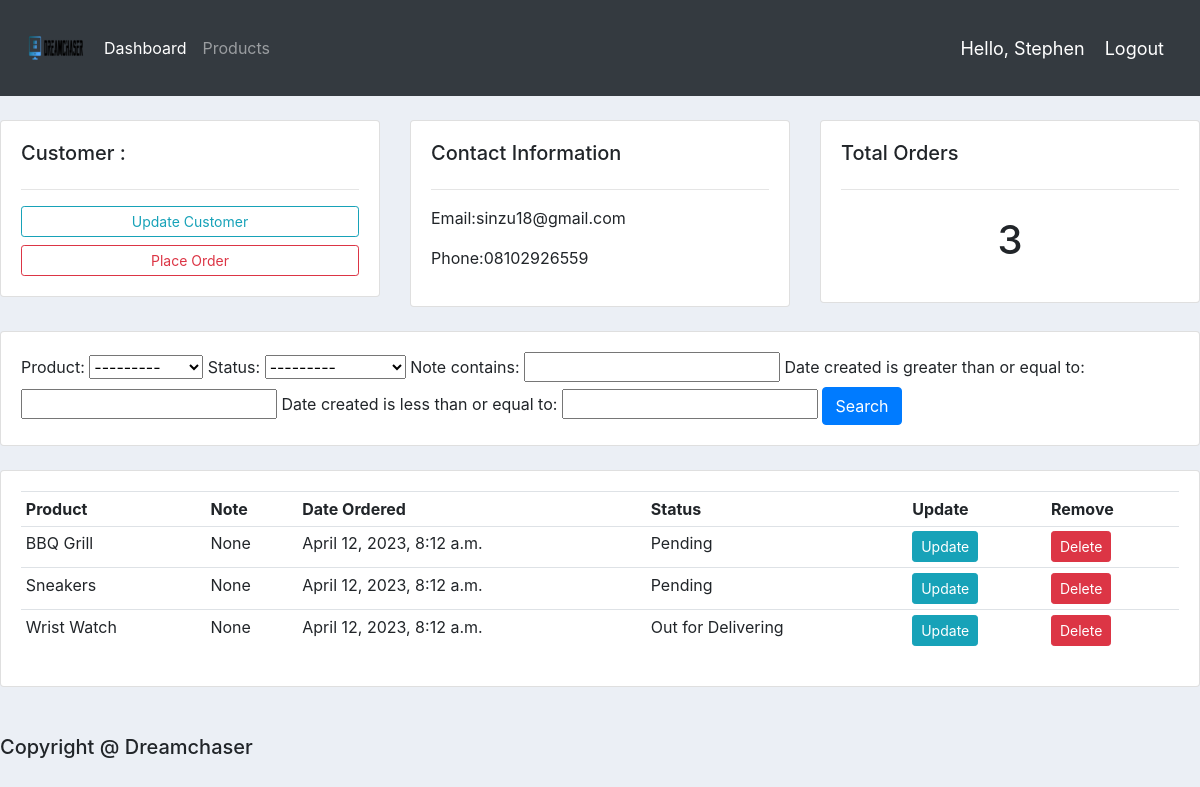
The app's page /customer/1/ (signed in) with its own data.
### accounts/models.py (models this page shows, shortened)
class Customer(models.Model):
    user = models.OneToOneField(User, null = True, blank=True, on_delete=models.CASCADE)
    name = models.CharField(max_length=200, null=True)
    phone = models.CharField(max_length=200, null=True)
    profile_pic = models.ImageField(default="profile1.png",null= True, blank= True)
    email = models.CharField(max_length=200, null=True)
    date_created= models.DateTimeField(auto_now_add=True, null=True)

class Order(models.Model):
    STATUS = (
            ('Pending', 'Pending'),
            ('Out for Delivering', 'Out for Delivery'),
            ('Delivered','Delivered'),
    )
    customer = models.ForeignKey(Customer,null=True,on_delete=models.SET_NULL)
    product = models.ForeignKey(Product,null=True,on_delete=models.SET_NULL)
    date_created= models.DateTimeField(auto_now_add=True, null=True)
    status = models.CharField(max_length=200, null=True, choices=STATUS)
    note = models.CharField(max_length=1000, null=True)

class Product(models.Model):
    CATEGORY= (
              ('Indoor','Indoor'),
              ('Outdoor','Outdoor'),
    )
    name = models.CharField(max_length=200,null=True)
    price = models.FloatField(null=True)
    category = models.CharField(max_length=200,null=True,choices=CATEGORY)
    description= models.CharField(max_length=200,null=True,blank=True)
    date_created= models.DateTimeField(auto_now_add=True, null=True)
    tags = models.ManyToManyField(Tag)
    def __str__(self):
        return self.name

### accounts/decorators.py (the view)
        def wrapper_func(request, *args, **kwargs):
            group = None
            if request.user.groups.exists():
                group = request.user.groups.all()[0].name
            if group in allowed_roles:
                return view_func(request, *args, **kwargs)
            else:
                return HttpResponse('You are not authorize to view this page')

### accounts/views.py (called while the page is built)
@login_required(login_url='login')
@allowed_users(allowed_roles=['admin'])
def customer(request,pk):
    customer = Customer.objects.get(id=pk)
    orders = customer.order_set.all()
    order_count = orders.count()
    myFilter = OrderFilter(request.GET, queryset=orders)
    orders = myFilter.qs
    context = {'customer': customer, 'orders':orders, 'order_count':order_count, 'myFilter':myFilter}
    return render(request, 'accounts/customer.html', context)

### accounts/templates/accounts/customer.html
{% extends 'accounts/main.html' %}
{% block content %}
<br>
<div class="row">
    <div class="col-md">
         <div class="card card-body">
              <h5> Customer :</h5>
              <hr>
              <a class="btn btn-outline-info btn-sm btn-block" href=""> Update Customer </a>
              <a class="btn btn-outline-danger btn-sm btn-block" href="{% url 'create_order' customer.id %}"> Place Order </a>
         </div>
    </div>
    <div class="col-md">
        <div class="card card-body">
         <h5> Contact Information </h5>
         <hr>
         <p>Email:{{customer.email}} </p>
         <p>Phone:{{customer.phone}} </p>
        </div>
    </div>
    <div class="col-md">
         <div class="card card-body">
           <h5>Total Orders</h5>
           <hr>
           <h1 style="text-align:center; padding:10px">{{order_count}}</h1>
         </div>
    </div>
</div>
<br>
<div class="row">
    <div class="col">
       <div class="card card-body">
         <form method="get">
            {{myFilter.form}}
         <button class="btn btn-primary" type="submit">Search</button>
         </form>
       </div>
    </div>
</div>
<br>
<div class="row">
    <div class="col-md">
        <div class="card card-body">
        <table class="table table-sm">
            <tr>
                <th>Product</th>
                <th>Note</th>
                <th>Date Ordered</th>
                <th> Status </th>
                <th> Update </th>
                <th>Remove </th>
            </tr>
            {% for order in orders %}
            <tr>
                <td> {{order.product}} </td>
                <td> {{order.note}} </td>
                <td> {{order.date_created}} </td>
                <td> {{order.status}} </td>
                <td><a class="btn btn-sm btn-info" href="{% url 'update_order' order.id %}">Update</a></td>
                <td><a class="btn btn-sm btn-danger" href="{% url 'delete_order' order.id %}">Delete</a></td>
            </tr>
            {% endfor %}
        </table>
        </div>
    </div>
</div>
{% endblock %}

### accounts/templates/accounts/navbar.html (shortened to what this page needs)
{% load static %}
<nav class="navbar navbar-expand-lg navbar-dark bg-dark">
  <img src="{% static 'images/logo.png' %}">
    <div class="collapse navbar-collapse" id="navbarNav">
      <ul class="navbar-nav">
        {% if request.user.is_staff %}
        <li class="nav-item active">
          <a class="nav-link" href="{% url 'home'  %}">Dashboard</a>
        </li>
        <li class="nav-item">
          <a class="nav-link" href="{% url 'products'  %}">Products</a>
        </li>
        {% else %}
        <li class="nav-item">
          <a class="nav-link" href="{% url 'account' %}" > Settings </a>
        </li>
        {% endif %}
      </ul>
    </div>
    <span class="hello-msg">Hello, {{request.user}}</span>
    <span><a class="hello-msg" href="{% url 'logout' %}"> Logout </a></span>
  </nav>

### static/css/main.css (style rules this page uses)
body { background-color:#ebeff5; }

### accounts/templates/accounts/navbar.html (style rules this page uses)
.hello-msg { font-size: 18px; color:#fff; margin-right: 20px; }

### records on screen
Customer: email "sinzu18@gmail.com", phone "08102926559"
Order: product "BBQ Grill", note "None", date_created "April 12, 2023, 8:12 a.m.", status "Pending"
Order: product "Sneakers", note "None", date_created "April 12, 2023, 8:12 a.m.", status "Pending"
Order: product "Wrist Watch", note "None", date_created "April 12, 2023, 8:12 a.m.", status "Out for Delivering"

### other values on screen
{{ request.user }} "Stephen"
{{ order_count }} "3"
